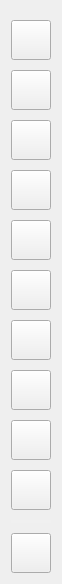
         <widget class="QFrame" name="frame_15">
          <property name="sizePolicy">
           <sizepolicy hsizetype="Expanding" vsizetype="Preferred">
            <horstretch>0</horstretch>
            <verstretch>0</verstretch>
           </sizepolicy>
          </property>
          <property name="maximumSize">
           <size>
            <width>60</width>
            <height>16777215</height>
           </size>
          </property>
          <property name="frameShape">
           <enum>QFrame::Shape::NoFrame</enum>
          </property>
          <property name="frameShadow">
           <enum>QFrame::Shadow::Raised</enum>
          </property>
          <layout class="QVBoxLayout" name="verticalLayout_10">
           <property name="spacing">
            <number>10</number>
           </property>
           <property name="topMargin">
            <number>20</number>
           </property>
           <item>
            <widget class="QPushButton" name="btn_menu">
             <property name="minimumSize">
              <size>
               <width>0</width>
               <height>40</height>
              </size>
             </property>
             <property name="text">
              <string/>
             </property>
            </widget>
           </item>
           <item>
            <widget class="QPushButton" name="btn_favorite">
             <property name="minimumSize">
              <size>
               <width>0</width>
               <height>40</height>
              </size>
             </property>
             <property name="text">
              <string/>
             </property>
            </widget>
           </item>
           <item>
            <widget class="QPushButton" name="btn_login">
             <property name="minimumSize">
              <size>
               <width>0</width>
               <height>40</height>
              </size>
             </property>
             <property name="text">
              <string/>
             </property>
            </widget>
           </item>
           <item>
            <widget class="QPushButton" name="btn_cartao">
             <property name="minimumSize">
              <size>
               <width>0</width>
               <height>40</height>
              </size>
             </property>
             <property name="text">
              <string/>
             </property>
            </widget>
           </item>
           <item>
            <widget class="QPushButton" name="btn_documento">
             <property name="minimumSize">
              <size>
               <width>0</width>
               <height>40</height>
              </size>
             </property>
             <property name="text">
              <string/>
             </property>
            </widget>
           </item>
           <item>
            <widget class="QPushButton" name="btn_idadente">
             <property name="minimumSize">
              <size>
               <width>0</width>
               <height>40</height>
              </size>
             </property>
             <property name="text">
              <string/>
             </property>
            </widget>
           </item>
           <item>
            <widget class="QPushButton" name="btn_terminal">
             <property name="minimumSize">
              <size>
               <width>0</width>
               <height>40</height>
              </size>
             </property>
             <property name="text">
              <string/>
             </property>
            </widget>
           </item>
           <item>
            <widget class="QPushButton" name="btn_wifi">
             <property name="minimumSize">
              <size>
               <width>0</width>
               <height>40</height>
              </size>
             </property>
             <property name="text">
              <string/>
             </property>
            </widget>
           </item>
           <item>
            <widget class="QPushButton" name="btn_recuperacao">
             <property name="minimumSize">
              <size>
               <width>0</width>
               <height>40</height>
              </size>
             </property>
             <property name="text">
              <string/>
             </property>
            </widget>
           </item>
           <item>
            <widget class="QPushButton" name="btn_file">
             <property name="minimumSize">
              <size>
               <width>0</width>
               <height>40</height>
              </size>
             </property>
             <property name="text">
              <string/>
             </property>
            </widget>
           </item>
           <item alignment="Qt::AlignmentFlag::AlignBottom">
            <widget class="QFrame" name="frame_25">
             <property name="sizePolicy">
              <sizepolicy hsizetype="Fixed" vsizetype="Fixed">
               <horstretch>10</horstretch>
               <verstretch>10</verstretch>
              </sizepolicy>
             </property>
             <property name="minimumSize">
              <size>
               <width>3</width>
               <height>3</height>
              </size>
             </property>
             <property name="maximumSize">
              <size>
               <width>50</width>
               <height>2</height>
              </size>
             </property>
             <property name="styleSheet">
              <string notr="true">background-color: rgba(255,255,255,0.08)</string>
             </property>
             <property name="frameShape">
              <enum>QFrame::Shape::NoFrame</enum>
             </property>
             <property name="frameShadow">
              <enum>QFrame::Shadow::Plain</enum>
             </property>
            </widget>
           </item>
           <item alignment="Qt::AlignmentFlag::AlignBottom">
            <widget class="QPushButton" name="btn_configuracao">
             <property name="minimumSize">
              <size>
               <width>0</width>
               <height>40</height>
              </size>
             </property>
             <property name="text">
              <string/>
             </property>
            </widget>
           </item>
          </layout>
         </widget>
